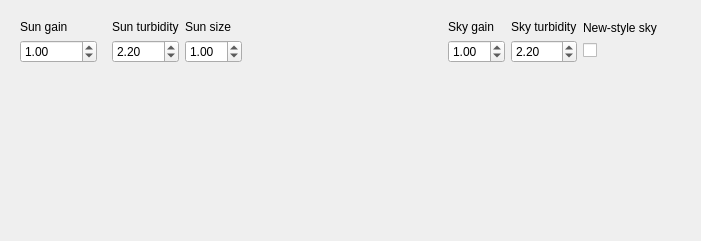
             <widget class="QWidget" name="sunLight">
              <layout class="QGridLayout" name="gridLayout_6">
               <item row="0" column="0">
                <widget class="QFrame" name="frSunGain">
                 <property name="sizePolicy">
                  <sizepolicy hsizetype="Preferred" vsizetype="Fixed">
                   <horstretch>0</horstretch>
                   <verstretch>0</verstretch>
                  </sizepolicy>
                 </property>
                 <layout class="QVBoxLayout" name="verticalLayout_6">
                  <item>
                   <widget class="QLabel" name="label_2">
                    <property name="text">
                     <string>Sun gain</string>
                    </property>
                   </widget>
                  </item>
                  <item>
                   <widget class="QDoubleSpinBox" name="sunGain">
                    <property name="maximum">
                     <double>10000.000000000000000</double>
                    </property>
                    <property name="value">
                     <double>1.000000000000000</double>
                    </property>
                   </widget>
                  </item>
                 </layout>
                </widget>
               </item>
               <item row="0" column="1">
                <widget class="QFrame" name="frSunGain_2">
                 <property name="sizePolicy">
                  <sizepolicy hsizetype="Preferred" vsizetype="Fixed">
                   <horstretch>0</horstretch>
                   <verstretch>0</verstretch>
                  </sizepolicy>
                 </property>
                 <layout class="QVBoxLayout" name="verticalLayout_7">
                  <property name="margin">
                   <number>0</number>
                  </property>
                  <item>
                   <widget class="QLabel" name="label_3">
                    <property name="text">
                     <string>Sun turbidity</string>
                    </property>
                   </widget>
                  </item>
                  <item>
                   <widget class="QDoubleSpinBox" name="sunTurbidity">
                    <property name="value">
                     <double>2.200000000000000</double>
                    </property>
                   </widget>
                  </item>
                 </layout>
                </widget>
               </item>
               <item row="0" column="2">
                <widget class="QFrame" name="frSunGain_3">
                 <property name="sizePolicy">
                  <sizepolicy hsizetype="Preferred" vsizetype="Fixed">
                   <horstretch>0</horstretch>
                   <verstretch>0</verstretch>
                  </sizepolicy>
                 </property>
                 <layout class="QVBoxLayout" name="verticalLayout_8">
                  <property name="margin">
                   <number>0</number>
                  </property>
                  <item>
                   <widget class="QLabel" name="label_4">
                    <property name="text">
                     <string>Sun size</string>
                    </property>
                   </widget>
                  </item>
                  <item>
                   <widget class="QDoubleSpinBox" name="sunSize">
                    <property name="value">
                     <double>1.000000000000000</double>
                    </property>
                   </widget>
                  </item>
                 </layout>
                </widget>
               </item>
               <item row="0" column="3">
                <spacer name="horizontalSpacer_2">
                 <property name="orientation">
                  <enum>Qt::Horizontal</enum>
                 </property>
                 <property name="sizeHint" stdset="0">
                  <size>
                   <width>200</width>
                   <height>20</height>
                  </size>
                 </property>
                </spacer>
               </item>
               <item row="0" column="4">
                <widget class="QFrame" name="frSunGain_4">
                 <property name="sizePolicy">
                  <sizepolicy hsizetype="Preferred" vsizetype="Fixed">
                   <horstretch>0</horstretch>
                   <verstretch>0</verstretch>
                  </sizepolicy>
                 </property>
                 <layout class="QVBoxLayout" name="verticalLayout_9">
                  <property name="margin">
                   <number>0</number>
                  </property>
                  <item>
                   <widget class="QLabel" name="label_6">
                    <property name="text">
                     <string>Sky gain</string>
                    </property>
                   </widget>
                  </item>
                  <item>
                   <widget class="QDoubleSpinBox" name="skyIntensity">
                    <property name="value">
                     <double>1.000000000000000</double>
                    </property>
                   </widget>
                  </item>
                 </layout>
                </widget>
               </item>
               <item row="0" column="5">
                <widget class="QFrame" name="frSunGain_5">
                 <property name="sizePolicy">
                  <sizepolicy hsizetype="Preferred" vsizetype="Fixed">
                   <horstretch>0</horstretch>
                   <verstretch>0</verstretch>
                  </sizepolicy>
                 </property>
                 <layout class="QVBoxLayout" name="verticalLayout_10">
                  <property name="margin">
                   <number>0</number>
                  </property>
                  <item>
                   <widget class="QLabel" name="label_7">
                    <property name="text">
                     <string>Sky turbidity</string>
                    </property>
                   </widget>
                  </item>
                  <item>
                   <widget class="QDoubleSpinBox" name="skyTurbidity">
                    <property name="value">
                     <double>2.200000000000000</double>
                    </property>
                   </widget>
                  </item>
                 </layout>
                </widget>
               </item>
               <item row="0" column="6">
                <widget class="QFrame" name="frNewSky">
                 <property name="sizePolicy">
                  <sizepolicy hsizetype="Preferred" vsizetype="Fixed">
                   <horstretch>0</horstretch>
                   <verstretch>0</verstretch>
                  </sizepolicy>
                 </property>
                 <layout class="QGridLayout" name="gridLayout_4">
                  <property name="horizontalSpacing">
                   <number>0</number>
                  </property>
                  <property name="verticalSpacing">
                   <number>-1</number>
                  </property>
                  <property name="margin">
                   <number>0</number>
                  </property>
                  <item row="0" column="0" colspan="3">
                   <widget class="QLabel" name="label_8">
                    <property name="text">
                     <string>New-style sky</string>
                    </property>
                   </widget>
                  </item>
                  <item row="1" column="1">
                   <widget class="QCheckBox" name="newStyleSky">
                    <property name="layoutDirection">
                     <enum>Qt::LeftToRight</enum>
                    </property>
                    <property name="text">
                     <string/>
                    </property>
                   </widget>
                  </item>
                  <item row="1" column="2">
                   <spacer name="horizontalSpacer_5">
                    <property name="orientation">
                     <enum>Qt::Horizontal</enum>
                    </property>
                    <property name="sizeHint" stdset="0">
                     <size>
                      <width>37</width>
                      <height>20</height>
                     </size>
                    </property>
                   </spacer>
                  </item>
                 </layout>
                </widget>
               </item>
               <item row="0" column="7">
                <spacer name="horizontalSpacer_3">
                 <property name="orientation">
                  <enum>Qt::Horizontal</enum>
                 </property>
                 <property name="sizeHint" stdset="0">
                  <size>
                   <width>33</width>
                   <height>20</height>
                  </size>
                 </property>
                </spacer>
               </item>
               <item row="1" column="3">
                <spacer name="verticalSpacer_3">
                 <property name="orientation">
                  <enum>Qt::Vertical</enum>
                 </property>
                 <property name="sizeHint" stdset="0">
                  <size>
                   <width>20</width>
                   <height>158</height>
                  </size>
                 </property>
                </spacer>
               </item>
              </layout>
             </widget>
